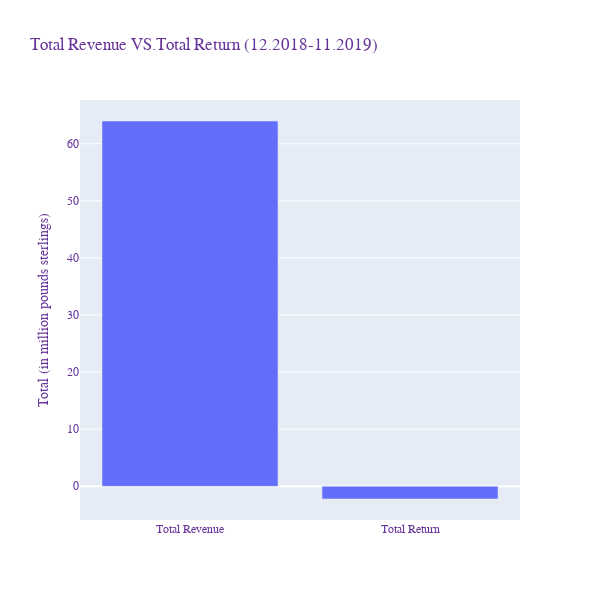

This figure's notebook cell:
### Code cell
fig1 = go.Figure()

fig1.add_trace(go.Bar(    
    name = 'CurrentApprovalAmount_Tatal',
    x = ['Total Revenue','Total Return'],
    y = [total_revenue,total_return]
))
                       


fig1.update_layout(
    title="Total Revenue VS.Total Return (12.2018-11.2019)",
    xaxis_title="",
    yaxis_title="Total (in million pounds sterlings)",
    legend_title="",
    font=dict(
        family="Courier New, monospace",
        size=12,
        color="RebeccaPurple"
    ),
   width=600,
    height=600,
)                      
                           


fig1.show()

### Figure 1 — Plotly figure (JSON) as saved in the notebook; plotly's stock layout.template omitted (floating-point values rounded to 4 significant figures)
{"data": [{"name": "CurrentApprovalAmount_Tatal", "type": "bar", "x": ["Total Revenue", "Total Return"], "y": [63.98, -2.226]}], "layout": {"font": {"color": "RebeccaPurple", "family": "Courier New, monospace", "size": 12}, "height": 600, "legend": {"title": {"text": ""}}, "title": {"text": "Total Revenue VS.Total Return (12.2018-11.2019)"}, "width": 600, "xaxis": {"title": {"text": ""}}, "yaxis": {"title": {"text": "Total (in million pounds sterlings)"}}}}
